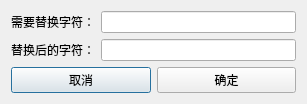
<?xml version="1.0" encoding="UTF-8"?>
<ui version="4.0">
	<class>DlgChangeNameDialog</class>
	<widget class="QDialog" name="DlgChangeNameDialog">
		<property name="geometry">
			<rect>
				<x>0</x>
				<y>0</y>
				<width>307</width>
				<height>99</height>
			</rect>
		</property>
		<property name="windowTitle">
			<string>DlgChangeNameDialog</string>
		</property>
		<layout class="QHBoxLayout" name="horizontalLayout_2">
			<item>
				<layout class="QGridLayout" name="gridLayout_2">
					<item row="1" column="0">
						<layout class="QHBoxLayout" name="horizontalLayout">
							<item>
								<widget class="QPushButton" name="pb_cancel">
									<property name="text">
										<string>取消</string>
									</property>
								</widget>
							</item>
							<item>
								<widget class="QPushButton" name="pb_ok">
									<property name="text">
										<string>确定</string>
									</property>
								</widget>
							</item>
						</layout>
					</item>
					<item row="0" column="0">
						<layout class="QGridLayout" name="gridLayout">
							<item row="1" column="1">
								<widget class="QLineEdit" name="after_name"/>
							</item>
							<item row="0" column="1">
								<widget class="QLineEdit" name="pre_name"/>
							</item>
							<item row="0" column="0">
								<widget class="QLabel" name="label">
									<property name="text">
										<string>需要替换字符：</string>
									</property>
								</widget>
							</item>
							<item row="1" column="0">
								<widget class="QLabel" name="label_2">
									<property name="text">
										<string>替换后的字符：</string>
									</property>
								</widget>
							</item>
						</layout>
					</item>
				</layout>
			</item>
		</layout>
	</widget>
	<tabstops>
		<tabstop>pb_ok</tabstop>
		<tabstop>pb_cancel</tabstop>
		<tabstop>pre_name</tabstop>
		<tabstop>after_name</tabstop>
	</tabstops>
	<resources/>
	<connections/>
</ui>
